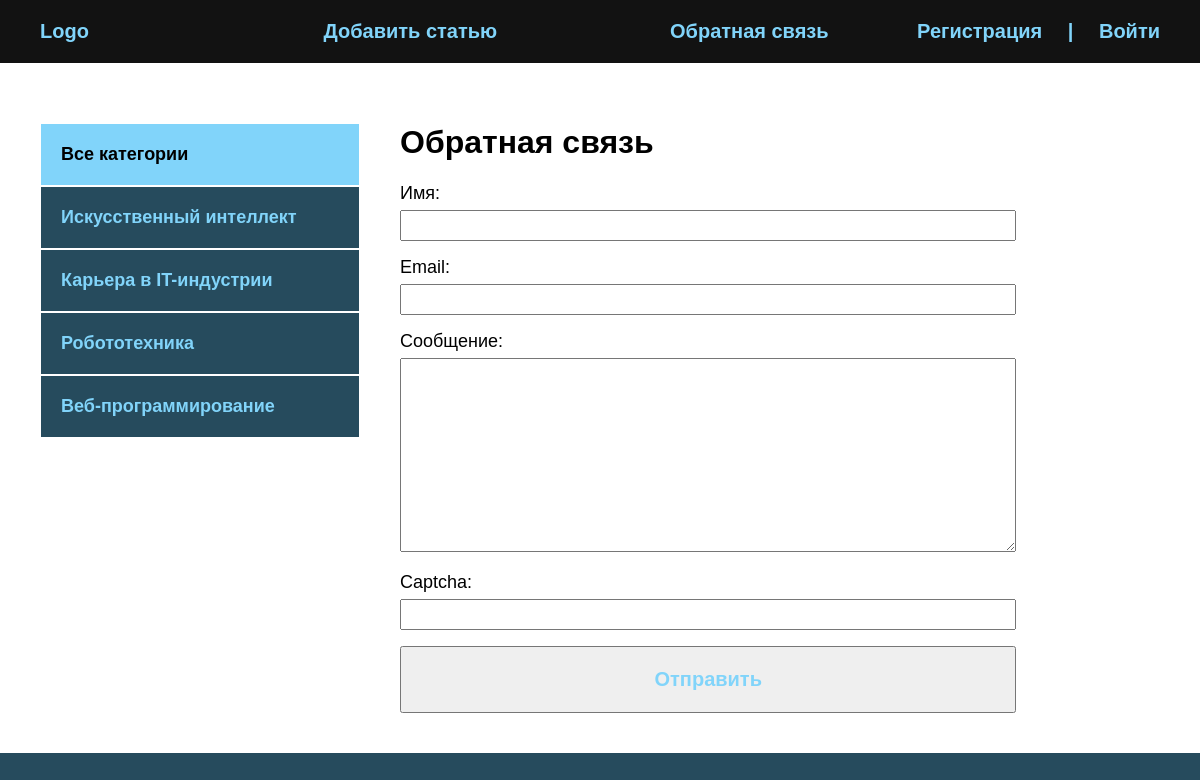
Page /contact/ on the committed database.
### blog/models.py (models this page shows, shortened)
class Category(models.Model):
    name = models.CharField(max_length=100, verbose_name="Категория")
    slug = models.SlugField(max_length=100, unique=True, verbose_name="URL")
    def get_absolute_url(self):
        return reverse('category', kwargs={'cat_slug': self.slug})
    class Meta:
        verbose_name = "категорию"
        verbose_name_plural = "Категории"

### blog/views.py (the view, shortened to what this page needs)
# urls.py: path('contact/', ContactFormView.as_view(), name='contact'),
class ContactFormView(DataMixin, FormView):
    form_class = ContactForm
    template_name = 'blog/contact.html'
    success_url = reverse_lazy('index')
    def get_context_data(self, *, object_list=None, **kwargs):
        context = super().get_context_data(**kwargs)
        c_def = self.get_user_context(title="Обратная связь")
        return dict(list(context.items()) + list(c_def.items()))

### blog/forms.py
class ContactForm(forms.Form):
    name = forms.CharField(max_length=255, label="Имя")
    email = forms.EmailField(label="Email")
    content = forms.CharField(label="Сообщение", widget=forms.Textarea(attrs={'cols': 60, 'rows': 12}))
    captcha = CaptchaField()

### blog/utils.py (called while the page is built)
    def get_user_context(self, **kwargs):
        context = kwargs
        cats = Category.objects.annotate(Count('blog'))
        user_menu = menu.copy()
        if not self.request.user.is_authenticated:
            user_menu.pop(0)
        context['menu'] = menu
        context['cats'] = cats
        if 'cat_selected' not in context:
            context['cat_selected'] = 0
        return context

### blog/templates/blog/contact.html (shortened to what this page needs)
{% extends 'blog/base.html' %}
{% block content %}
<h1>{{ title }}</h1>
<form method="post">
  {{ form.as_p }}
  <button>Отправить</button>
</form>
{% endblock %}

### blog/templates/blog/base.html (shortened to what this page needs)
<!DOCTYPE html>
{% load static %}
{% load blog_tags %}
<html lang="en">
<head>
    <link rel="stylesheet" href="{% static 'css/style.css' %}">
</head>
<body>
  <div class="header">
      <div class="wrap">
          <ul class="mainmenu">
              <li class="logo"><a href="{% url 'index' %}">Logo</a></li>
              {% for m in menu %}
              <li class="last"><a href="{% url m.url_name %}">{{ m.title }}</a></li>
              {% endfor %}
              {% if request.user.is_authenticated %}
              <li class="last">{{ user.username }} | <a href="{% url 'logout' %}">Выйти</a> </li>
              {% else %}
              <li class="last"><a href="{% url 'register' %}">Регистрация</a> | <a href="{% url 'login' %}">Войти</a></li>
              {% endif %}
          </ul>
      </div>
  </div>
  <div class="content">
    <div class="wrap">
       <div class="sidebar">
            <ul>
                {% if cat_selected == 0 %}
                <li class="selected">Все категории</li>
                {% else %}
                <li><a href="{% url 'index' %}">Все категории</a></li>
                {% endif %}
                {% for c in cats %}
                    {% if c.blog__count > 0 %}
                        {% if c.pk == cat_selected %}
                        <li class="selected">{{ c.name }}</li>
                        {% else %}
                        <li><a href="{{ c.get_absolute_url }}">{{ c.name }}</a></li>
                        {% endif %}
                 {% endif %}
                {% endfor %}
            </ul>
       </div>
        <div class="main">
          {% block content %}
          {% endblock %}
        </div>
    </div>
  </div>
</body>
</html>

### blog/static/css/style.css (style rules this page uses)
body { margin: 0; padding: 0; background: #264b5d; font-family: Verdana, Geneva, Tahoma, sans-serif; }
.wrap { max-width: 1200px; margin: 0 auto; }
.content .wrap { background: #FFF; padding: 40px; box-sizing: border-box; display: flex; }
ul { list-style: none; margin: 0; padding: 0; }
a { color: #81d4fa; text-decoration: none; padding: 20px; }
.header { background: #121212; }
.mainmenu { display: flex; align-items: center; font-size: 20px; font-weight: bold; padding: 20px; justify-content: space-between; }
.logo { flex-basis: 20%; }
.last { flex-basis: 40%; text-align: right; color: #81d4fa; }
.sidebar ul { width: 320px; margin-right: 40px; margin-top: 20px; }
.sidebar a { padding: 20px; display: block; border: 1px solid #FFF; background: #264b5d; font-weight: bold; font-size: 18px; }
.selected { font-size: 18px; padding: 20px; border: 1px solid #FFF; font-weight: bold; background: #81d4fa; }
button { backgorund: #264b5d; width: 100%; padding: 20px; color: #81d4fa; font-size: 20px; font-weight: bold; cursor: pointer; }
form label { font-size: 18px; }
input, textarea { width: 100%; margin-top: 6px; padding: 6px; box-sizing: border-box; }
label { font-size: 20px; }
.last a { display: inline; }

### rows in the picture
Category: name "Искусственный интеллект"
Category: name "Карьера в IT-индустрии"
Category: name "Робототехника"
Category: name "Веб-программирование"

### other values in the picture
{{ m.title }} "Добавить статью" "Обратная связь"
{{ title }} "Обратная связь"
